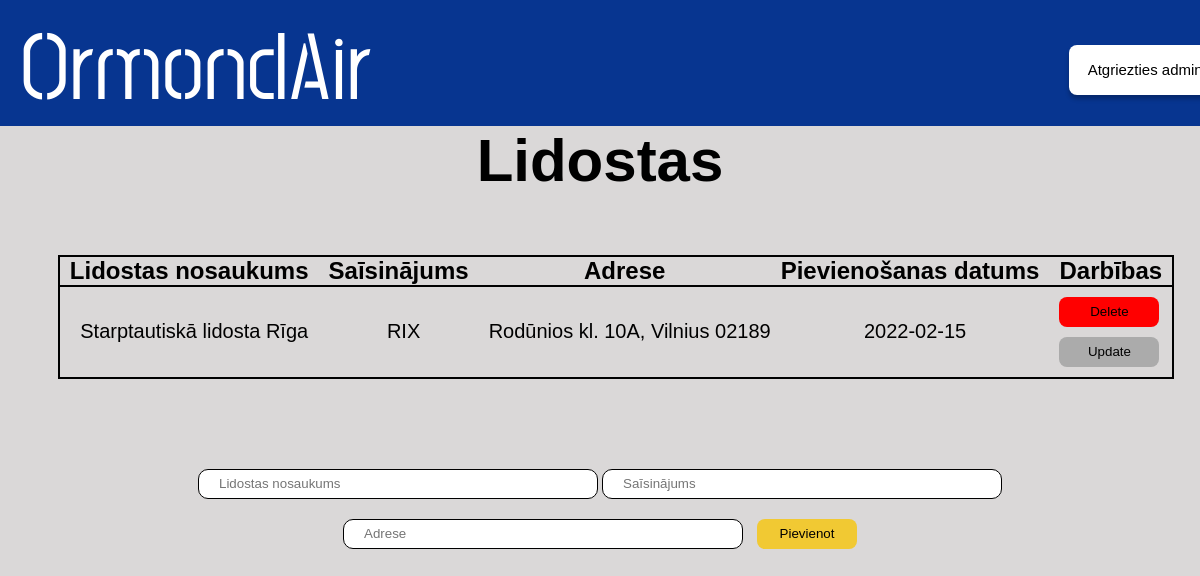
The app's page /admin/lidostas, older data.
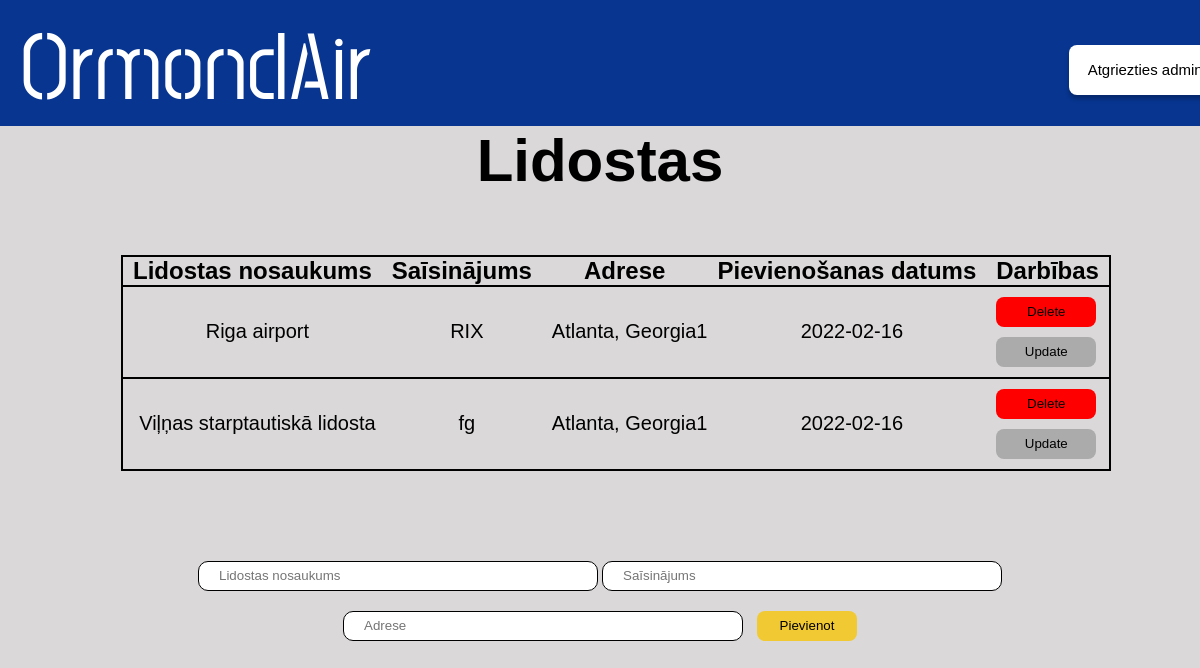
The same page, newer data.
### main.py (models this page shows, shortened)
class Lidosta(db.Model):
    id = db.Column(db.Integer, primary_key=True)
    content = db.Column(db.String(200), nullable=False)
    saisinajums = db.Column(db.String(3), nullable=False)
    adrese = db.Column(db.String(200), nullable=False)
    date_created = db.Column(db.DateTime, default=datetime.utcnow)

### main.py (the view)
@app.route('/admin/lidostas', methods=['POST', 'GET'])
def lidostas():
  if request.method == 'POST':
    new_airport = Lidosta(content=request.form['content'],saisinajums = request.form['saisinajums'], adrese=request.form['adrese'])
    try:
      db.session.add(new_airport)
      db.session.commit()
      return redirect('/admin/lidostas')
    except:
      return "Draugi nav labi!"
  else:
    tasks = Lidosta.query.order_by(Lidosta.date_created).all()
    return render_template('adminlidostas.html', tasks=tasks)

### templates/adminlidostas.html (shortened to what this page needs)
<!DOCTYPE html>
<html lang="en">
  <head>
    <link href="/static/css/stylesheet.css" rel="stylesheet" />
  </head>
  <body>
    <div class="augsejaisBaneris">
      <a href="/">
        <h1 class="homePage">OrmondAir</h1>
      </a>
      <a href="/admin">
        <button id="atgriezties_admin">Atgriezties admin</button>
      </a>
    </div>
    <div class="apaksejaisBaneris">
      <h1 id="virsraksts">Lidostas</h1>
      {% if tasks|length < 1 %}
      <h4 id="apaksraksts">Nav pievienota neviena lidosta! </h4>
      {% else %}
      <div class="tabulaBox">
        <table class="tabula">
          <tr class="tabula">
            <th class="teksts">Lidostas nosaukums</th>
            <th class="teksts">Saīsinājums</th>
            <th class="teksts">Adrese</th>
            <th class="teksts">Pievienošanas datums</th>
            <th class="teksts">Darbības</th>
          </tr>
          {% for task in tasks %}
            <tr class="tabula">
              <td class="dbteksts">{{ task.content }}</td>
              <td class="dbteksts">{{ task.saisinajums }}</td>
              <td class="dbteksts">{{ task.adrese }}</td>
              <td class="dbteksts">{{ task.date_created.date() }}</td>
              <td>
                <a href="/delete/{{task.id}}"><button id=dzest>Delete</button></a>
                <br>
                <a href="/update/{{task.id}}"><button id=labot>Update</button></a>
              </td>
            </tr>
          {% endfor %}
        </table>
      </div>
      {% endif %}
      <form action="/admin/lidostas" method="POST" id="form">
        <input class="input" type="text" name="content" id="content" maxlength="50" placeholder="Lidostas nosaukums" required>
        <input class="input" type="text" name="saisinajums" id="saisinajums" maxlength="3" placeholder="Saīsinājums" required>
        <input class="input" type="text" name="adrese" id="adrese" maxlength="50"placeholder="Adrese" required>
        <input type="submit" value="Pievienot" id="pievienot">
      </form>
    </div>
  </body>
</html>

### static/css/stylesheet.css (style rules this page uses)
body { background: rgba(186, 182, 182, 0.53); }
* { margin: 0; padding: 0; box-sizing: border-box; text-decoration: none; }
.augsejaisBaneris { position: absolute; left: 0%; right: 0%; top: 0%; bottom: 84.28%; background: #073590; }
.homePage { position: absolute; left: 0%; font-family: Post No Bills Colombo Medium; font-size: 96px; display: flex; margin-left: 20px; color: #ffffff; user-select: none; }
.apaksejaisBaneris { position: absolute; top: 15.72%; right: 0px; left: 0px; }
#atgriezties_admin { position: absolute; width: 152px; height: 50.63px; left: 89.1%; top: 35.4%; background: #ffffff; border-radius: 8px; box-shadow: 0px 4px 4px rgba(0, 0, 0, 0.25); border-style: none; font-family: Arial, Helvetica, sans-serif; font-size: 15px; cursor: pointer; }
#pievienot { width: 100px; height: 30px; background: #f1c933; border-radius: 8px; outline: none; cursor: pointer; border: 1px solid transparent; margin-left: 10px; }
.teksts { font-family: Arial, Helvetica, sans-serif; font-size: 24px; color: #000000; padding-left: 10px; padding-right: 10px; }
.input { background: #ffffff; border: 1px solid #000000; box-sizing: border-box; border-radius: 10px; outline: none; padding-left: 20px; padding-right: 20px; width: 400px; height: 30px; margin-top: 10px; margin-bottom: 10px; }
#dzest { width: 100px; height: 30px; background: #ff0000; border-radius: 8px; outline: none; cursor: pointer; border: 1px solid transparent; margin-top: 10px; margin-left: 10px; }
#labot { width: 100px; height: 30px; background: #ababab; border-radius: 8px; outline: none; cursor: pointer; border: 1px solid transparent; margin-top: 10px; margin-left: 10px; margin-bottom: 10px; }
.dbteksts { text-align: center; font-family: Arial, Helvetica, sans-serif; font-size: 20px; color: #000000; padding-left: 10px; }
#virsraksts { text-align: center; font-family: Arial, Helvetica, sans-serif; font-size: 60px; color: #000000; }
.tabula { border-collapse: collapse; border: solid 2px #000000; margin-left: auto; margin-right: auto; margin-top: 40px; margin-bottom: 40px; }
#form { text-align: center; }
.tabulaBox { display: block; max-height: 500px; width: 96%; overflow: auto; margin-top: 20px; margin-left: 40px; margin-bottom: 40px; }

Row changes from the older to the newer data that the page shows:
removed Lidosta: content "Starptautiskā lidosta Rīga", saisinajums "RIX", adrese "Rodūnios kl. 10A, Vilnius 02189", date_created "2022-02-15"
added Lidosta: content "Riga airport", saisinajums "RIX", adrese "Atlanta, Georgia1", date_created "2022-02-16"
added Lidosta: content "Viļņas starptautiskā lidosta", saisinajums "fg", adrese "Atlanta, Georgia1", date_created "2022-02-16"
